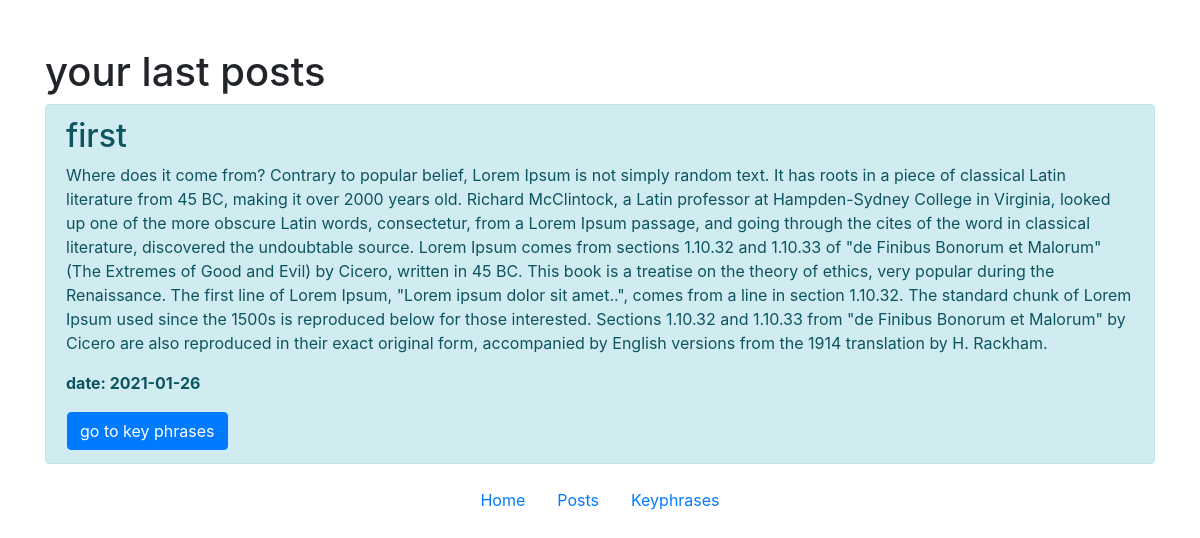
The page /posts on the database its author committed.
### app.py (models this page shows, shortened)
class Article(db.Model):  # data base class
	id = db.Column(db.Integer, primary_key=True)
	title = db.Column(db.String(300), nullable=False)
	text = db.Column(db.Text, nullable=False)
	date = db.Column(db.DateTime, default=datetime.utcnow)

### app.py (the view)
@app.route('/posts')  # get all text post
def posts():
	try:
		articles = Article.query.order_by(Article.date.desc()).all()  # all data from db
	except:
		articles = []
	return render_template('posts.html', articles=articles)

### app.py (called while the page is built)
@app.after_request
def after_request(response):
	print("after_request() called")
	return response

### templates/posts.html (shortened to what this page needs)
{% extends 'base.html' %}
{% block body %}
    <div class="container mt-5">
        <h1> your last posts </h1>
        {% for e in articles %}
            <div class="alert alert-info">
                    <h2>{{ e.title }}</h2>
                    <p>{{ e.text }}</p>
                    <p><b>date: {{ e.date.date() }}</b></p>
                <table class="text">
                    <tr>
                        <td><a href="/posts/{{ e.id }}" class="btn btn-primary">go to key phrases</a></td>
                    </tr>
                </table>
            </div>
        {% endfor %}
    </div>
{% endblock %}

### templates/base.html (style rules this page uses)
table.text { width: 100%; border-spacing: 50; }
table.text td { width: 10%; vertical-align: bottom\\; }

### rows shown on the page
Article: title "first", text "Where does it come from? Contrary to popular belief, Lorem Ipsum is not simply random text. It has roots in a piece of classical Latin literature from 45 BC, making it over 2000 years old. Richard McClintock, a Latin professor at Hampden-Sydney College in Virginia, looked up one of the more obscure Latin words, consectetur, from a Lorem Ipsum passage, and going through the cites of the word in classical literature, discovered the undoubtable source. Lorem Ipsum comes from sections 1.10.32 and 1.10.33 of \"de Finibus Bonorum et Malorum\" (The Extremes of Good and Evil) by Cicero, written in 45 BC. This book is a treatise on the theory of ethics, very popular during the Renaissance. The first…", date "2021-01-26"
